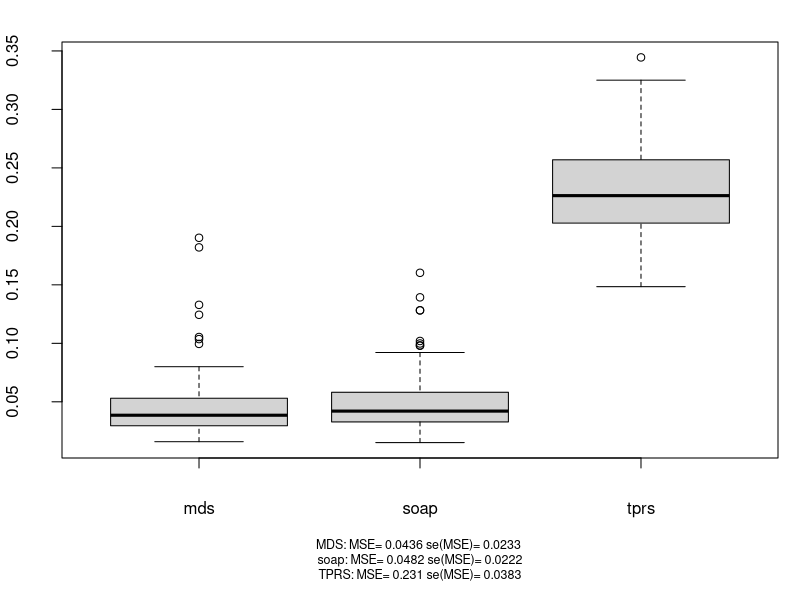

The R script that drew this image:
# make some boxplots

#pdf(file="mses-boxplot.pdf",width=4,height=4)

# make the text look better for printout
par(cex.lab=0.75)

# b l t r
par(mar=c(7,3,2,1)+.1)
par(mgp=c(6,2,0))

# ordering is mds, soap, tprs

mse<-read.csv("ramsay-250-1.csv")
mse<-mse[,-1]

mses<-c(signif(mean(mse[,1],na.rm=TRUE),3),
        signif(mean(mse[,2],na.rm=TRUE),3),
        signif(mean(mse[,3],na.rm=TRUE),3))

ses<-c(signif(sd(mse[,1],na.rm=TRUE),3),
       signif(sd(mse[,2],na.rm=TRUE),3),
       signif(sd(mse[,3],na.rm=TRUE),3))

xlab=paste("MDS: MSE=",mses[1],"se(MSE)=",ses[1],"\n",
           "soap: MSE=",mses[2],"se(MSE)=",ses[2],"\n",
           "TPRS: MSE=",mses[3],"se(MSE)=",ses[3],"\n")

boxplot(mse,main="",xlab=xlab)

#dev.off()
